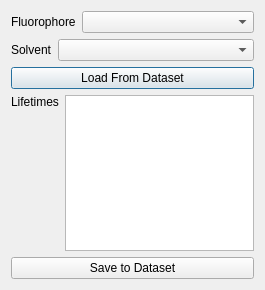
<?xml version="1.0" encoding="UTF-8"?>
<ui version="4.0">
 <class>Dialog</class>
 <widget class="QDialog" name="Dialog">
  <property name="geometry">
   <rect>
    <x>0</x>
    <y>0</y>
    <width>265</width>
    <height>290</height>
   </rect>
  </property>
  <property name="sizePolicy">
   <sizepolicy hsizetype="Maximum" vsizetype="Maximum">
    <horstretch>0</horstretch>
    <verstretch>0</verstretch>
   </sizepolicy>
  </property>
  <property name="minimumSize">
   <size>
    <width>265</width>
    <height>290</height>
   </size>
  </property>
  <property name="maximumSize">
   <size>
    <width>265</width>
    <height>290</height>
   </size>
  </property>
  <property name="windowTitle">
   <string>Save to DS</string>
  </property>
  <layout class="QVBoxLayout" name="verticalLayout">
   <item>
    <layout class="QHBoxLayout" name="horizontalLayout">
     <item>
      <widget class="QLabel" name="label_3">
       <property name="sizePolicy">
        <sizepolicy hsizetype="Maximum" vsizetype="Preferred">
         <horstretch>0</horstretch>
         <verstretch>0</verstretch>
        </sizepolicy>
       </property>
       <property name="text">
        <string>Fluorophore</string>
       </property>
      </widget>
     </item>
     <item>
      <widget class="QComboBox" name="fluorophore"/>
     </item>
    </layout>
   </item>
   <item>
    <layout class="QHBoxLayout" name="horizontalLayout_2">
     <item>
      <widget class="QLabel" name="label_2">
       <property name="sizePolicy">
        <sizepolicy hsizetype="Maximum" vsizetype="Preferred">
         <horstretch>0</horstretch>
         <verstretch>0</verstretch>
        </sizepolicy>
       </property>
       <property name="text">
        <string>Solvent</string>
       </property>
      </widget>
     </item>
     <item>
      <widget class="QComboBox" name="solvent"/>
     </item>
    </layout>
   </item>
   <item>
    <widget class="QPushButton" name="load_button">
     <property name="text">
      <string>Load From Dataset</string>
     </property>
    </widget>
   </item>
   <item>
    <layout class="QHBoxLayout" name="horizontalLayout_3">
     <item>
      <widget class="QLabel" name="label">
       <property name="sizePolicy">
        <sizepolicy hsizetype="Minimum" vsizetype="Preferred">
         <horstretch>0</horstretch>
         <verstretch>0</verstretch>
        </sizepolicy>
       </property>
       <property name="text">
        <string>Lifetimes</string>
       </property>
       <property name="alignment">
        <set>Qt::AlignLeading|Qt::AlignLeft|Qt::AlignTop</set>
       </property>
      </widget>
     </item>
     <item>
      <widget class="QListWidget" name="lifetimes">
       <property name="selectionMode">
        <enum>QAbstractItemView::ExtendedSelection</enum>
       </property>
      </widget>
     </item>
    </layout>
   </item>
   <item>
    <widget class="QPushButton" name="save_button">
     <property name="text">
      <string>Save to Dataset</string>
     </property>
    </widget>
   </item>
  </layout>
 </widget>
 <resources/>
 <connections/>
</ui>
